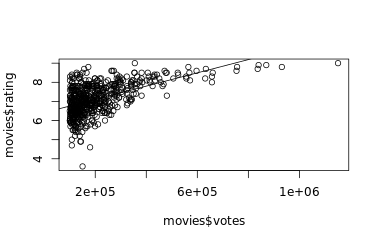

Recreate this plot in R.
# Fit a linear regression that models rating based on votes. Use the function lm() with movies$rating ~ movies$votes as the only argument. Assign the result to movies_lm.
# Build a scatterplot with votes on the x-axis and rating on th y-axis.
# Add a straight line to this plot with abline(). You have to pass the coefficients of movies_lm to it. You can use coef() to extract these coefficients.




# movies is pre-loaded in your workspace

# Fit a linear regression: movies_lm
movies_lm <- lm(movies$rating ~ movies$votes)

# Build a scatterplot: rating versus votes
plot(movies$votes, movies$rating)


# Add straight line to scatterplot
abline(coef(movies_lm))
